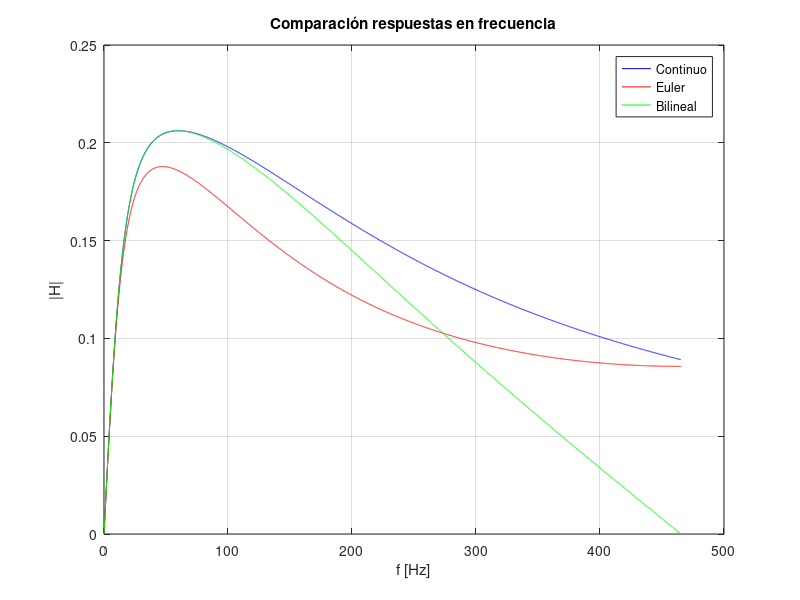

MATLAB code to generate this figure:
H = @(s) 12500*s ./ (44*s.^2 + 60625*s + 625e4);
w = linspace(0, 10000, 1000);

H_jw = H(1j*w);  
mag = abs(H_jw);
mag_max = max(mag);

umbral = 10.^(-3/20);
wc = 0;
for k = 1: length(w)
    if mag(k) >= umbral*mag_max
        fprintf('La frecuencia de corte es: %.2f rad/s\n', w(k));
        wc = w(k);
        #break;
    end
end

% con Wc obtengo fc.

fc = wc / (2*pi);

fm = 4*fc; % por enunciado

T = 1/fm; 
fprintf('wc = %.2f rad/s\n', wc);
fprintf('fc = %.2f Hz\n', fc);
fprintf('fm = %.2f Hz\n', fm);
fprintf('T = %.6f s\n', T);

% ------------
% una vez que tengo T realizo las transformaciones

Hs_euler = @(z) H((1-z.^(-1))/T);

Hs_bilineal = @(z) H(2/T * (1-z.^(-1))./(1+z.^(-1)));

w = linspace(0, 2*pi*(fm/2), 10000);



%...
% una vez que mapeé el sistema del plano continuo S al discreto Z por medio 
% de las transformaciones conformes de Euler y Bilineal, quiero ver su respuesta en frecuencia.
% para el sistema continuo original H(s), esto se hace evaluando sobre el eje imaginario, 
% es decir, haciendo s = j*w. 

% para los sistemas discretos H(z), la teoría indica que se debe evaluar la Transformada Z 
% sobre el círculo unitario, lo cual equivale a hacer z = e^(sT) con s = jw, resultando en z = e^(jwT).

%...
H_e  = Hs_euler(exp(1j*w*T));

H_b  = Hs_bilineal(exp(1j*w*T));

H_c  = H(1j*w);  

figure(2)
plot(w/(2*pi), abs(H_c), 'b', w/(2*pi), abs(H_e), 'r', w/(2*pi), abs(H_b), 'g')
legend('Continuo', 'Euler', 'Bilineal')
xlabel('f [Hz]')
ylabel('|H|')
title('Comparación respuestas en frecuencia')
grid on

% al graficar las tres juntas, puedo ver visualmente que tan bien cada transformación 
% logró conservar la respuesta en frecuencia original.
% - Euler: solo aproxima bien a frecuencias bajas, porque mapea el eje imaginario de S 
%   en un círculo de radio 1/2 (y no en el círculo unitario completo).
% - Bilineal: ss mucho mejor porque mapea todo el eje imaginario de S exactamente sobre 
%   la circunferencia unidad del plano Z.
